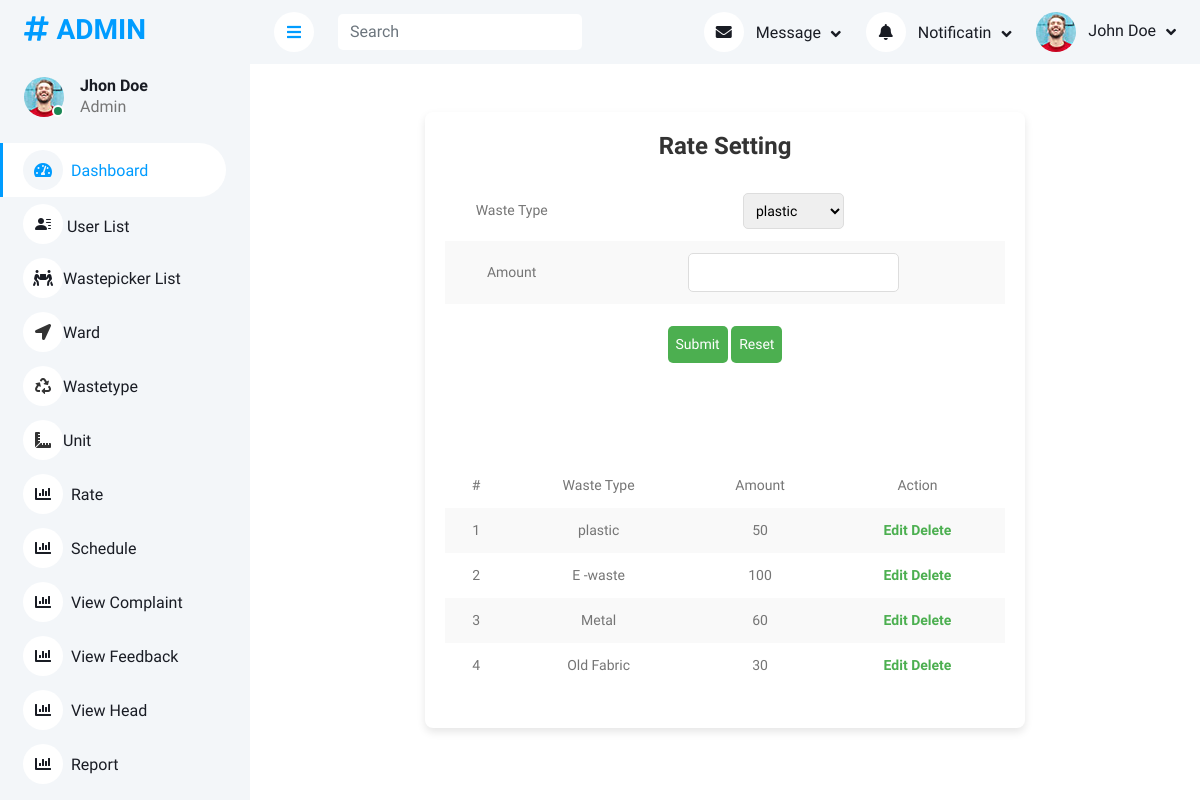
The app's page /Admin/Ratesetting.php with its own data.
### tables this page shows
CREATE TABLE IF NOT EXISTS `tbl_rate` (
  `rate_id` int(11) NOT NULL AUTO_INCREMENT,
  `rate_amount` int(11) NOT NULL,
  `wastetype_id` int(11) NOT NULL,
  PRIMARY KEY (`rate_id`)
);

CREATE TABLE IF NOT EXISTS `tbl_wastetype` (
  `wastetype_id` int(11) NOT NULL AUTO_INCREMENT,
  `wastetype_name` varchar(50) NOT NULL,
  `wastetype_image` varchar(50) NOT NULL,
  PRIMARY KEY (`wastetype_id`)
);

### Admin/Ratesetting.php (the view, shortened to what this page needs)
<?php
	  include("Head.php");
 $ewastetype = "";
$eamount= "";
	 ?>
<!DOCTYPE html PUBLIC "-//W3C//DTD XHTML 1.0 Transitional//EN" "http://www.w3.org/TR/xhtml1/DTD/xhtml1-transitional.dtd">
<html xmlns="http://www.w3.org/1999/xhtml">
<head>
</head>
<body>
<br /><br />
<form id="form1" name="form1" method="post" action="" class="form">
<h1 align="center">Rate Setting</h1>
  <table align="center">
    <tr>
      <td width="70">Waste Type</td>
      <td width="144"><label for="selwastetype"></label>
        <select name="selwastetype" required id="selwastetype" value="<?php echo $ewastetype ?>">
         <?php
		$select = "select * from tbl_wastetype";
		$result = mysql_query($select);
		while($data = mysql_fetch_array($result))
		{
		?>
        <option value="<?php echo $data["wastetype_id"]?>" <?php if ($data["wastetype_id"] == $ewastetype) echo "selected"; ?>>
                <?php echo $data["wastetype_name"] ?>
            </option>
        <?php } ?>
      </select></td>
    </tr>
    <tr>
      <td>Amount</td>
      <td><label for="txtamount"></label>
      <input type="text" name="txtamount" id="txtamount" required value="<?php echo $eamount ?>"/></td>
    </tr>
    <tr>
      <td colspan="2" align="center"><input type="submit" name="btnsubmit" id="btnsubmit" value="Submit" />
      <input type="reset" name="btnreset" id="btnreset" value="Reset" /></td>
    </tr>
  </table>
   <br/>
  <br/>
  <table  align="center">
    <tr>
      <td>#</td>
      <td>Waste Type</td>
      <td>Amount</td>
      <td>Action</td>
  </tr>
  <?php
  $i=0;
  $sel = "select * from tbl_rate p inner join tbl_wastetype w on p.wastetype_id=w.wastetype_id";
  $result=mysql_query($sel);
  while($data=mysql_fetch_array($result))
  {
	  $i++;
  ?>
    <tr>
     <td><?php echo $i ?></td>
     <td><?php echo $data["wastetype_name"] ?></td>
     <td><?php echo $data["rate_amount"] ?></td>
     <td>
     <a href="Ratesetting.php?eid=<?php echo $data["rate_id"] ?>" class="a">Edit</a>
     <a href="Ratesetting.php?did=<?php echo $data["rate_id"]?>" class="a">Delete</a>
	 </tr>
	 <?php }?>
  </table>
</form>
<br /><br />
</body>
</html>
<?php include("Foot.php"); ?>

### Assest/Templates/Admin/css/style.css (style rules this page uses)
:root { --primary: #009CFF; --light: #F3F6F9; --dark: #191C24; }

### Admin/Ratesetting.php (style rules this page uses)
h1 { text-align: center; font-size: 24px; color: #333; }
.form { max-width: 600px; margin: 0 auto; padding: 20px; background-color: #ffffff; box-shadow: 0 4px 8px rgba(0, 0, 0, 0.1); border-radius: 8px; }
table { width: 100%; margin: 20px auto; border-collapse: collapse; }
th, td { padding: 12px; font-size: 14px; text-align: center; }
tr:nth-child(even) { background-color: #f9f9f9; }
input[type="text"], select, input[type="submit"], input[type="reset"] { padding: 8px; font-size: 14px; border: 1px solid #ddd; border-radius: 5px; }
input[type="submit"], input[type="reset"] { background-color: #4CAF50; color: white; border: none; cursor: pointer; transition: background-color 0.3s; margin-top: 10px; }
.a { text-decoration: none; color: #4CAF50; font-weight: bold; }

### records on screen
tbl_rate: wastetype.wastetype_name "plastic", rate_amount "50"
tbl_rate: wastetype.wastetype_name "E -waste", rate_amount "100"
tbl_rate: wastetype.wastetype_name "Metal", rate_amount "60"
tbl_rate: wastetype.wastetype_name "Old Fabric", rate_amount "30"

### other values on screen
form field selwastetype "plastic"
